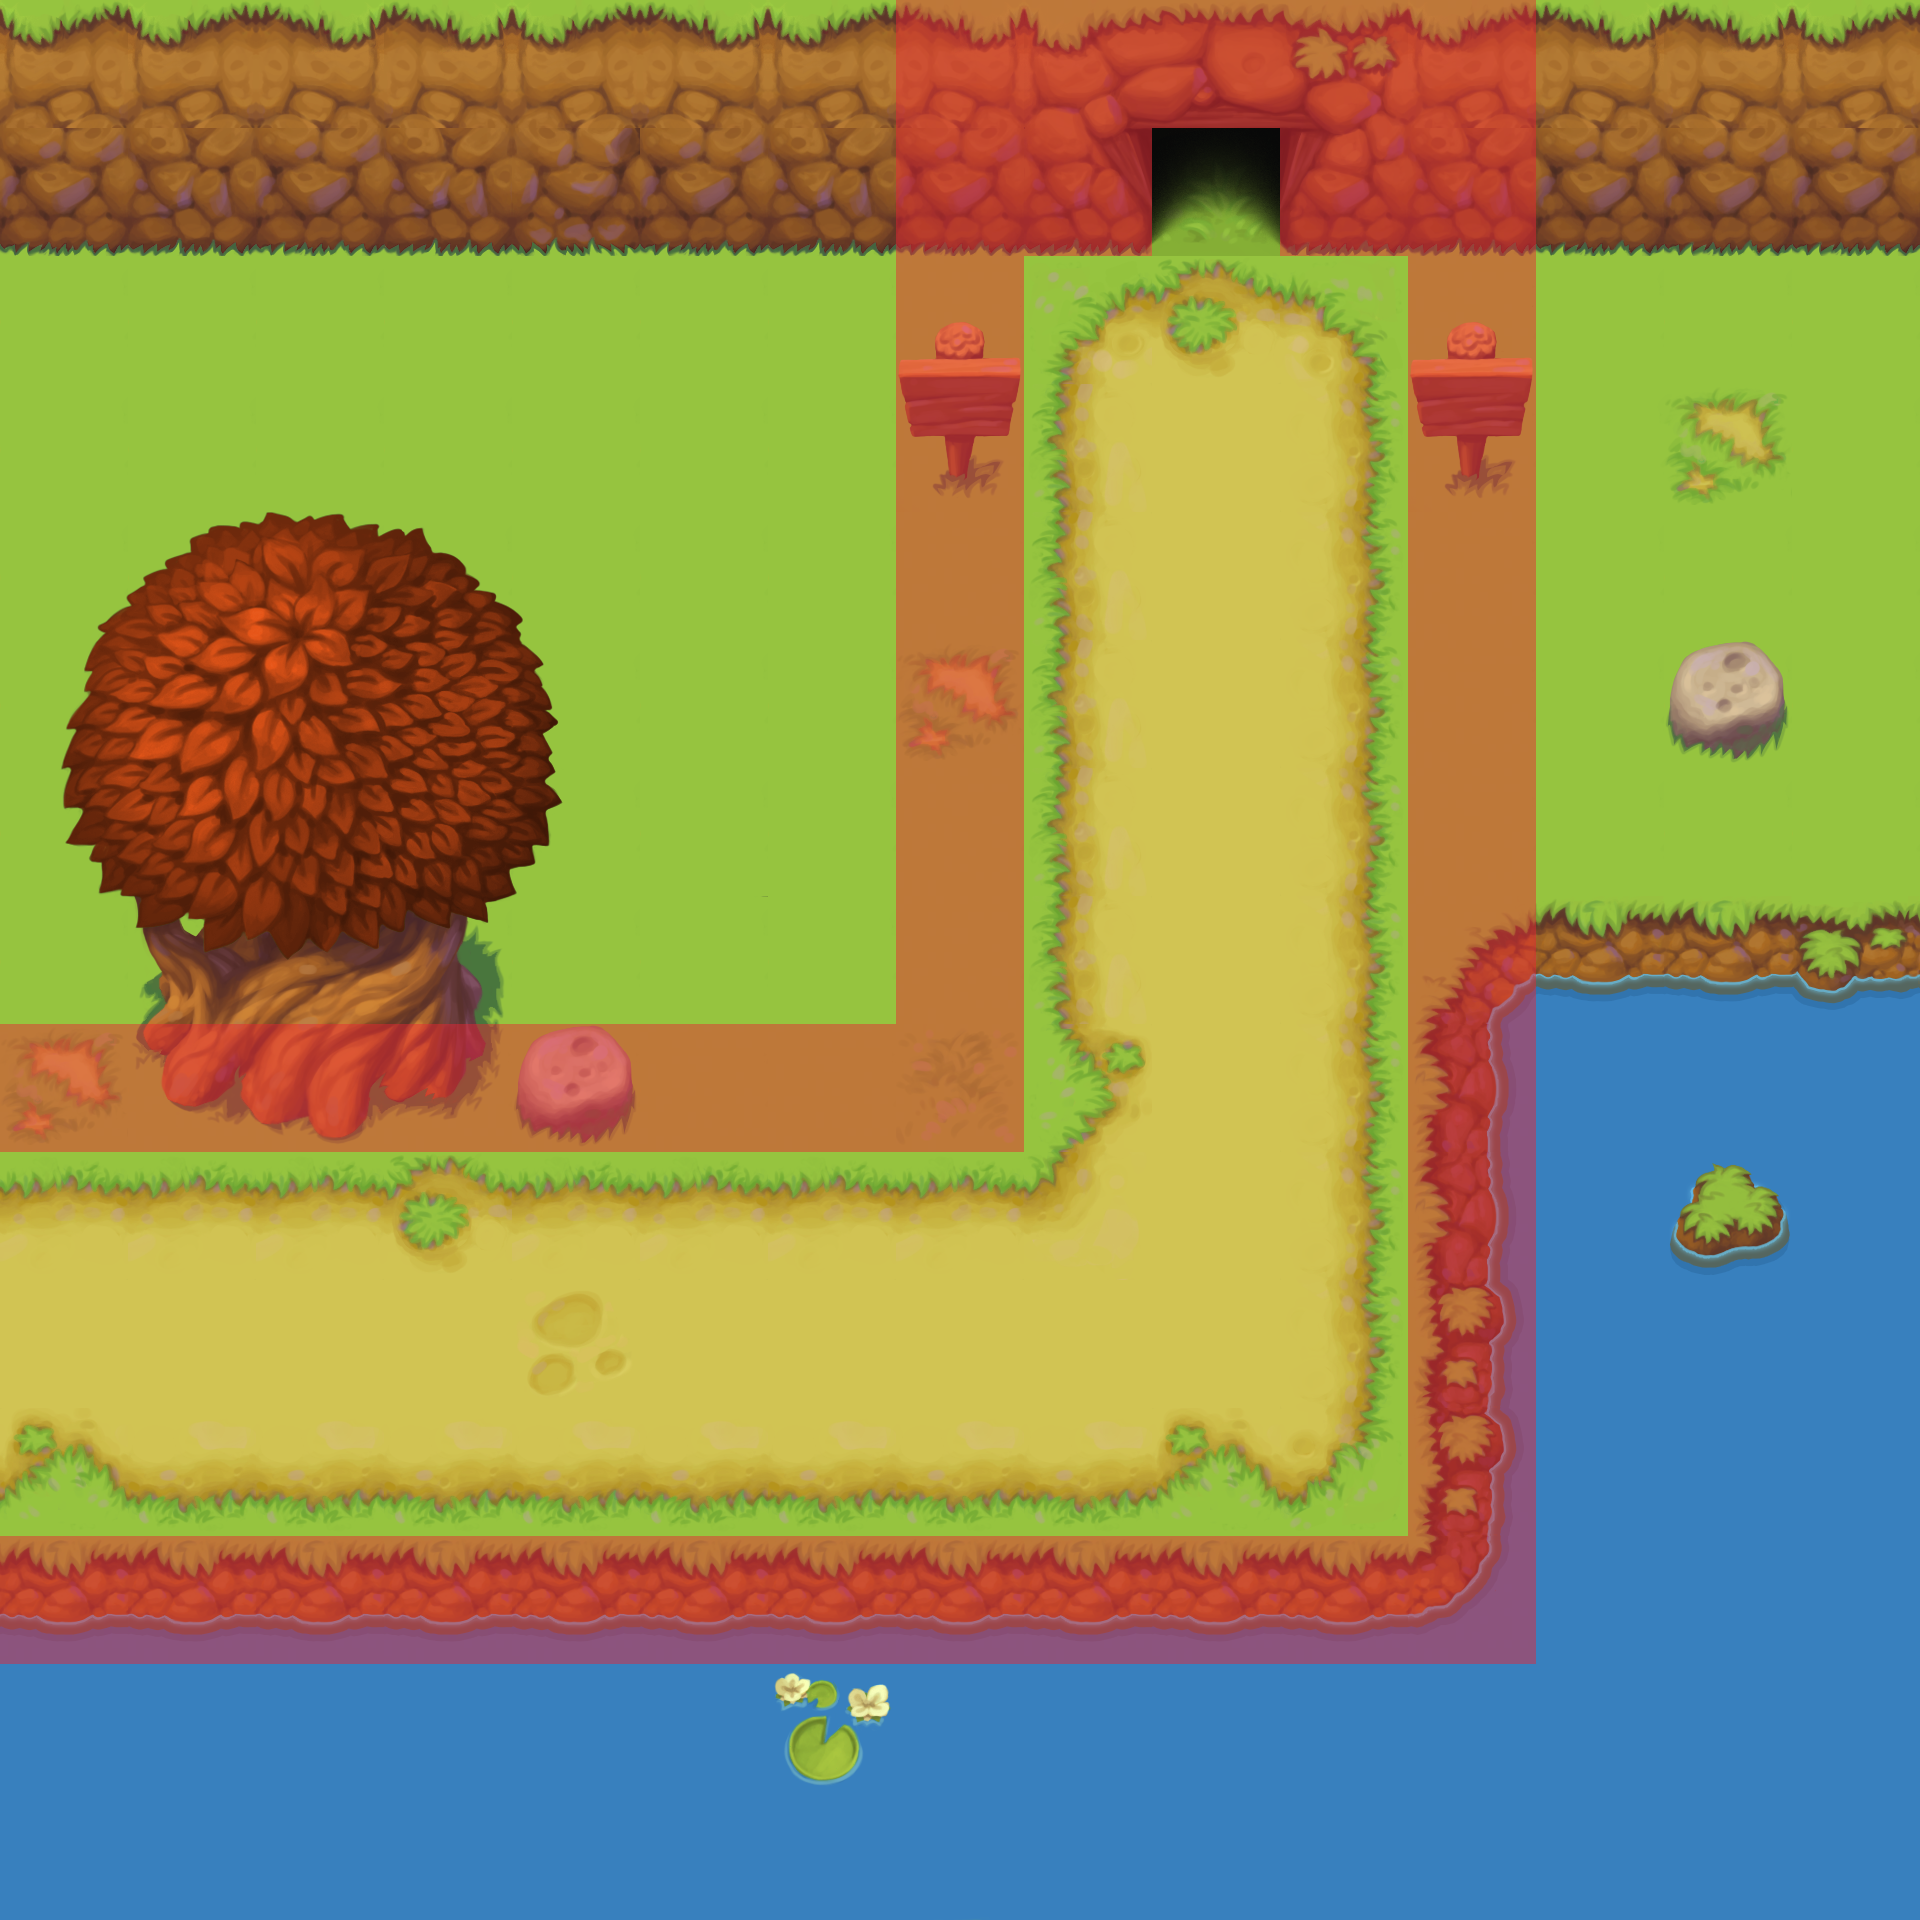

This game map was drawn from its Tiled (.tmx) file and the tilesets committed beside it. A one-line description and the full map source follow:
An orthogonal 15x15 tile map with 128x128 px tiles, 3 tile layers (Tile Layer 1, Tile Layer 2, Collisions), 3 tilesets and 1 object.

<map version="1.2" tiledversion="1.2.3" orientation="orthogonal" renderorder="right-down" width="15" height="15" tilewidth="128" tileheight="128" infinite="0" nextlayerid="5" nextobjectid="1">
 <tileset firstgid="1" name="Grassland Update Fall@128x128" tilewidth="128" tileheight="128" tilecount="256" columns="16">
  <image source="2D Hand Painted - Grassland Tileset 1.2/Update/Grassland Update Fall@128x128.png" width="2048" height="2048" />
 </tileset>
 <tileset firstgid="257" name="Grassland Update Fall@128x128" tilewidth="128" tileheight="128" tilecount="256" columns="16">
  <image source="2D Hand Painted - Grassland Tileset 1.2/Update/Grassland Update Fall@128x128.png" width="2048" height="2048" />
 </tileset>
 <tileset firstgid="513" name="Red_Collision" tilewidth="128" tileheight="128" tilecount="20" columns="5">
  <image source="2D Hand Painted - Grassland Tileset 1.2/Solid_Red_Sized__25214.1507754519.jpg" width="700" height="629" />
  <tile id="0">
   <objectgroup draworder="index">
    <object id="3" x="0.182588" y="-0.634823" width="127.629" height="127.812" />
   </objectgroup>
  </tile>
 </tileset>
 <layer id="1" name="Tile Layer 1" width="15" height="15">
  <data encoding="csv">
18,18,274,274,274,18,274,274,274,274,274,274,274,274,274,
18,18,18,18,18,18,18,18,18,71,18,18,18,18,274,
18,18,18,18,18,18,18,274,1,3,5,18,18,18,18,
18,18,18,18,18,18,18,274,49,51,21,18,18,19,18,
18,18,18,18,18,18,18,18,49,51,21,18,18,18,18,
18,18,18,18,18,18,18,19,49,51,21,18,18,18,18,
18,18,18,18,18,18,18,18,49,51,21,18,18,18,18,
18,18,18,18,18,18,18,18,49,51,21,123,124,124,125,
19,18,18,18,18,18,18,20,17,51,21,139,141,141,141,
2,2,2,3,2,2,2,2,23,51,21,139,141,141,141,
51,51,51,51,50,51,51,51,51,51,21,155,141,141,141,
66,68,68,68,68,68,68,68,68,66,69,155,141,141,141,
124,124,124,124,124,124,124,124,124,124,124,144,141,141,141,
141,141,141,141,141,141,141,141,141,141,141,141,141,141,141,
141,141,141,141,141,141,141,141,141,141,141,141,141,141,141
</data>
 </layer>
 <layer id="3" name="Tile Layer 2" width="15" height="15">
  <data encoding="csv">
120,120,121,121,120,121,120,121,236,237,238,120,121,121,120,
164,163,164,163,165,164,163,164,252,253,254,163,164,164,164,
0,0,0,0,0,0,0,90,0,0,0,90,0,0,0,
0,497,0,0,0,0,0,106,0,0,0,106,0,0,0,
177,178,179,180,181,0,0,0,0,0,0,0,0,0,0,
193,194,195,196,197,0,0,0,0,0,0,0,0,115,0,
209,210,211,212,213,0,0,0,0,0,0,0,0,0,0,
225,226,227,228,0,225,0,0,0,0,0,0,0,0,0,
241,242,243,244,115,241,0,0,0,0,0,0,0,0,0,
0,0,0,0,0,0,0,0,0,0,0,0,0,156,0,
0,0,0,0,0,0,0,0,0,0,0,0,0,0,0,
0,0,0,0,0,0,0,0,0,0,0,0,0,0,0,
0,0,0,0,0,0,0,0,0,0,0,0,0,0,0,
0,0,0,0,0,0,157,0,0,0,0,0,0,0,0,
0,0,0,0,0,0,0,478,0,0,0,0,0,0,0
</data>
 </layer>
 <layer id="4" name="Collisions" width="15" height="15" opacity="0.47">
  <data encoding="csv">
0,0,0,0,0,0,0,513,513,513,513,513,0,0,0,
0,0,0,0,0,0,0,513,513,0,513,513,0,0,0,
0,0,0,0,0,0,0,513,0,0,0,513,0,0,0,
0,0,0,0,0,0,0,513,0,0,0,513,0,0,0,
0,0,0,0,0,0,0,513,0,0,0,513,0,0,0,
0,0,0,0,0,0,0,513,0,0,0,513,0,0,0,
0,0,0,0,0,0,0,513,0,0,0,513,0,0,0,
0,0,0,0,0,0,0,513,0,0,0,513,0,0,0,
513,513,513,513,513,513,513,513,0,0,0,513,0,0,0,
0,0,0,0,0,0,0,0,0,0,0,513,0,0,0,
0,0,0,0,0,0,0,0,0,0,0,513,0,0,0,
0,0,0,0,0,0,0,0,0,0,0,513,0,0,0,
513,513,513,513,513,513,513,513,513,513,513,513,0,0,0,
0,0,0,0,0,0,0,0,0,0,0,0,0,0,0,
0,0,0,0,0,0,0,0,0,0,0,0,0,0,0
</data>
 </layer>
</map>
